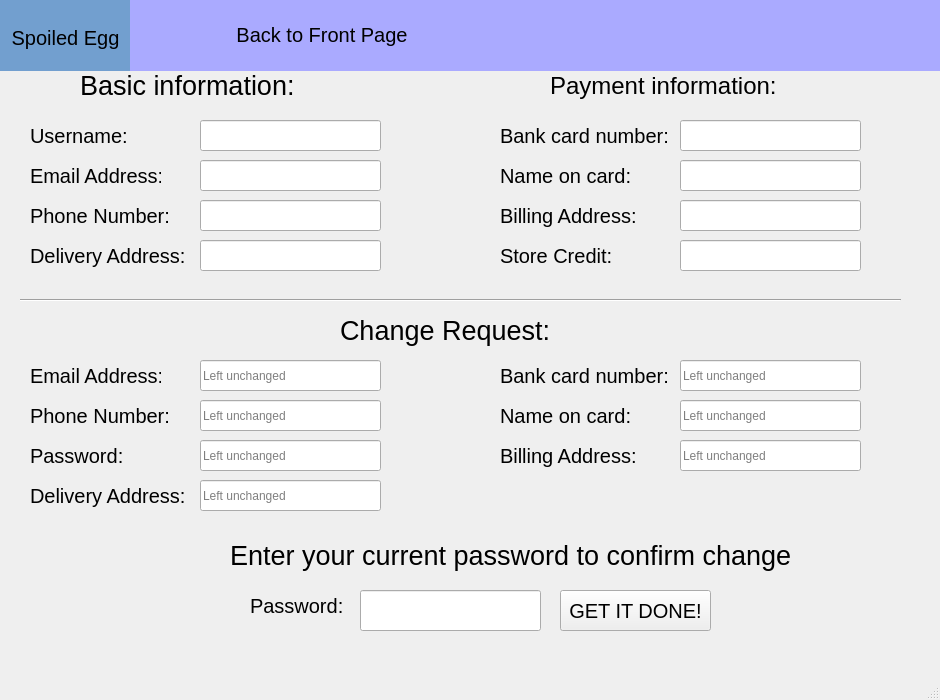
<?xml version="1.0" encoding="UTF-8"?>
<ui version="4.0">
 <class>MainWindow</class>
 <widget class="QMainWindow" name="MainWindow">
  <property name="geometry">
   <rect>
    <x>0</x>
    <y>0</y>
    <width>940</width>
    <height>700</height>
   </rect>
  </property>
  <property name="windowTitle">
   <string>MainWindow</string>
  </property>
  <widget class="QWidget" name="centralwidget">
   <widget class="QWidget" name="MenuBarWidget" native="true">
    <property name="geometry">
     <rect>
      <x>0</x>
      <y>0</y>
      <width>940</width>
      <height>71</height>
     </rect>
    </property>
    <property name="sizePolicy">
     <sizepolicy hsizetype="Preferred" vsizetype="Preferred">
      <horstretch>0</horstretch>
      <verstretch>0</verstretch>
     </sizepolicy>
    </property>
    <property name="minimumSize">
     <size>
      <width>0</width>
      <height>0</height>
     </size>
    </property>
    <property name="baseSize">
     <size>
      <width>0</width>
      <height>0</height>
     </size>
    </property>
    <property name="styleSheet">
     <string notr="true">QWidget{
background-color: rgb(170, 170, 255);
}</string>
    </property>
    <widget class="QLabel" name="CompanyLogo_2">
     <property name="geometry">
      <rect>
       <x>0</x>
       <y>0</y>
       <width>131</width>
       <height>75</height>
      </rect>
     </property>
     <property name="font">
      <font>
       <pointsize>15</pointsize>
      </font>
     </property>
     <property name="layoutDirection">
      <enum>Qt::LeftToRight</enum>
     </property>
     <property name="styleSheet">
      <string notr="true">background-color: rgb(114, 159, 207);</string>
     </property>
     <property name="text">
      <string>Spoiled Egg</string>
     </property>
     <property name="textFormat">
      <enum>Qt::AutoText</enum>
     </property>
     <property name="alignment">
      <set>Qt::AlignCenter</set>
     </property>
    </widget>
    <widget class="QWidget" name="horizontalLayoutWidget_4">
     <property name="geometry">
      <rect>
       <x>130</x>
       <y>0</y>
       <width>781</width>
       <height>71</height>
      </rect>
     </property>
     <layout class="QHBoxLayout" name="MenuBar_2">
      <property name="spacing">
       <number>14</number>
      </property>
      <item>
       <widget class="QPushButton" name="FrontpageBtn">
        <property name="font">
         <font>
          <pointsize>15</pointsize>
         </font>
        </property>
        <property name="styleSheet">
         <string notr="true">QPushButton{
background-color: rgb(170, 170, 255);
border:none;
	color: rgb(0, 0, 0);
}

QPushButton::hover{
color: rgb(250, 207, 125);
}</string>
        </property>
        <property name="text">
         <string>Back to Front Page</string>
        </property>
       </widget>
      </item>
      <item>
       <widget class="QPushButton" name="PurHisBtn">
        <property name="font">
         <font>
          <pointsize>15</pointsize>
         </font>
        </property>
        <property name="styleSheet">
         <string notr="true">QPushButton{
background-color: rgb(170, 170, 255);
border:none;
color: rgb(0, 0, 0);
}

QPushButton::hover{
color: rgb(250, 207, 125);
}</string>
        </property>
        <property name="text">
         <string/>
        </property>
       </widget>
      </item>
     </layout>
    </widget>
   </widget>
   <widget class="QLabel" name="label">
    <property name="geometry">
     <rect>
      <x>30</x>
      <y>120</y>
      <width>101</width>
      <height>31</height>
     </rect>
    </property>
    <property name="font">
     <font>
      <pointsize>15</pointsize>
     </font>
    </property>
    <property name="text">
     <string>Username:</string>
    </property>
   </widget>
   <widget class="QLabel" name="label_2">
    <property name="geometry">
     <rect>
      <x>30</x>
      <y>160</y>
      <width>131</width>
      <height>31</height>
     </rect>
    </property>
    <property name="font">
     <font>
      <pointsize>15</pointsize>
     </font>
    </property>
    <property name="text">
     <string>Email Address:</string>
    </property>
   </widget>
   <widget class="QLabel" name="label_3">
    <property name="geometry">
     <rect>
      <x>30</x>
      <y>200</y>
      <width>141</width>
      <height>31</height>
     </rect>
    </property>
    <property name="font">
     <font>
      <pointsize>15</pointsize>
     </font>
    </property>
    <property name="text">
     <string>Phone Number:</string>
    </property>
   </widget>
   <widget class="QLabel" name="label_4">
    <property name="geometry">
     <rect>
      <x>80</x>
      <y>70</y>
      <width>231</width>
      <height>31</height>
     </rect>
    </property>
    <property name="font">
     <font>
      <pointsize>20</pointsize>
     </font>
    </property>
    <property name="text">
     <string>Basic information:</string>
    </property>
   </widget>
   <widget class="QLabel" name="label_5">
    <property name="geometry">
     <rect>
      <x>500</x>
      <y>120</y>
      <width>201</width>
      <height>31</height>
     </rect>
    </property>
    <property name="font">
     <font>
      <pointsize>15</pointsize>
     </font>
    </property>
    <property name="text">
     <string>Bank card number:</string>
    </property>
   </widget>
   <widget class="QLabel" name="label_19">
    <property name="geometry">
     <rect>
      <x>500</x>
      <y>200</y>
      <width>151</width>
      <height>31</height>
     </rect>
    </property>
    <property name="font">
     <font>
      <pointsize>15</pointsize>
     </font>
    </property>
    <property name="text">
     <string>Billing Address:</string>
    </property>
   </widget>
   <widget class="QLabel" name="label_7">
    <property name="geometry">
     <rect>
      <x>550</x>
      <y>70</y>
      <width>251</width>
      <height>31</height>
     </rect>
    </property>
    <property name="font">
     <font>
      <pointsize>18</pointsize>
     </font>
    </property>
    <property name="text">
     <string>Payment information:</string>
    </property>
   </widget>
   <widget class="QLabel" name="label_6">
    <property name="geometry">
     <rect>
      <x>500</x>
      <y>160</y>
      <width>131</width>
      <height>31</height>
     </rect>
    </property>
    <property name="font">
     <font>
      <pointsize>15</pointsize>
     </font>
    </property>
    <property name="text">
     <string>Name on card:</string>
    </property>
   </widget>
   <widget class="Line" name="line">
    <property name="geometry">
     <rect>
      <x>20</x>
      <y>290</y>
      <width>881</width>
      <height>20</height>
     </rect>
    </property>
    <property name="sizePolicy">
     <sizepolicy hsizetype="Minimum" vsizetype="Fixed">
      <horstretch>0</horstretch>
      <verstretch>0</verstretch>
     </sizepolicy>
    </property>
    <property name="minimumSize">
     <size>
      <width>881</width>
      <height>0</height>
     </size>
    </property>
    <property name="font">
     <font>
      <pointsize>10</pointsize>
     </font>
    </property>
    <property name="orientation">
     <enum>Qt::Horizontal</enum>
    </property>
   </widget>
   <widget class="QLabel" name="label_9">
    <property name="geometry">
     <rect>
      <x>340</x>
      <y>310</y>
      <width>221</width>
      <height>41</height>
     </rect>
    </property>
    <property name="font">
     <font>
      <pointsize>20</pointsize>
     </font>
    </property>
    <property name="text">
     <string>Change Request:</string>
    </property>
   </widget>
   <widget class="QLabel" name="label_10">
    <property name="geometry">
     <rect>
      <x>30</x>
      <y>400</y>
      <width>141</width>
      <height>31</height>
     </rect>
    </property>
    <property name="font">
     <font>
      <pointsize>15</pointsize>
     </font>
    </property>
    <property name="text">
     <string>Phone Number:</string>
    </property>
   </widget>
   <widget class="QLabel" name="label_11">
    <property name="geometry">
     <rect>
      <x>30</x>
      <y>360</y>
      <width>131</width>
      <height>31</height>
     </rect>
    </property>
    <property name="font">
     <font>
      <pointsize>15</pointsize>
     </font>
    </property>
    <property name="text">
     <string>Email Address:</string>
    </property>
   </widget>
   <widget class="QLabel" name="label_12">
    <property name="geometry">
     <rect>
      <x>500</x>
      <y>440</y>
      <width>151</width>
      <height>31</height>
     </rect>
    </property>
    <property name="font">
     <font>
      <pointsize>15</pointsize>
     </font>
    </property>
    <property name="text">
     <string>Billing Address:</string>
    </property>
   </widget>
   <widget class="QLabel" name="label_13">
    <property name="geometry">
     <rect>
      <x>500</x>
      <y>400</y>
      <width>131</width>
      <height>31</height>
     </rect>
    </property>
    <property name="font">
     <font>
      <pointsize>15</pointsize>
     </font>
    </property>
    <property name="text">
     <string>Name on card:</string>
    </property>
   </widget>
   <widget class="QLabel" name="label_14">
    <property name="geometry">
     <rect>
      <x>500</x>
      <y>360</y>
      <width>201</width>
      <height>31</height>
     </rect>
    </property>
    <property name="font">
     <font>
      <pointsize>15</pointsize>
     </font>
    </property>
    <property name="text">
     <string>Bank card number:</string>
    </property>
   </widget>
   <widget class="QLabel" name="label_15">
    <property name="geometry">
     <rect>
      <x>80</x>
      <y>520</y>
      <width>781</width>
      <height>71</height>
     </rect>
    </property>
    <property name="font">
     <font>
      <pointsize>20</pointsize>
     </font>
    </property>
    <property name="text">
     <string>                    Enter your current password to confirm change</string>
    </property>
   </widget>
   <widget class="QPushButton" name="GETITDONE">
    <property name="geometry">
     <rect>
      <x>560</x>
      <y>590</y>
      <width>151</width>
      <height>41</height>
     </rect>
    </property>
    <property name="font">
     <font>
      <pointsize>15</pointsize>
     </font>
    </property>
    <property name="text">
     <string>GET IT DONE!</string>
    </property>
   </widget>
   <widget class="QLabel" name="label_16">
    <property name="geometry">
     <rect>
      <x>250</x>
      <y>590</y>
      <width>101</width>
      <height>31</height>
     </rect>
    </property>
    <property name="font">
     <font>
      <pointsize>15</pointsize>
     </font>
    </property>
    <property name="text">
     <string>Password:</string>
    </property>
   </widget>
   <widget class="QLabel" name="label_18">
    <property name="geometry">
     <rect>
      <x>30</x>
      <y>440</y>
      <width>141</width>
      <height>31</height>
     </rect>
    </property>
    <property name="font">
     <font>
      <pointsize>15</pointsize>
     </font>
    </property>
    <property name="text">
     <string>Password:</string>
    </property>
   </widget>
   <widget class="QLabel" name="label_8">
    <property name="geometry">
     <rect>
      <x>30</x>
      <y>240</y>
      <width>181</width>
      <height>31</height>
     </rect>
    </property>
    <property name="font">
     <font>
      <pointsize>15</pointsize>
     </font>
    </property>
    <property name="text">
     <string>Delivery Address:</string>
    </property>
   </widget>
   <widget class="QLabel" name="label_20">
    <property name="geometry">
     <rect>
      <x>500</x>
      <y>240</y>
      <width>141</width>
      <height>31</height>
     </rect>
    </property>
    <property name="font">
     <font>
      <pointsize>15</pointsize>
     </font>
    </property>
    <property name="text">
     <string>Store Credit:</string>
    </property>
   </widget>
   <widget class="QLabel" name="label_17">
    <property name="geometry">
     <rect>
      <x>30</x>
      <y>480</y>
      <width>181</width>
      <height>31</height>
     </rect>
    </property>
    <property name="font">
     <font>
      <pointsize>15</pointsize>
     </font>
    </property>
    <property name="text">
     <string>Delivery Address:</string>
    </property>
   </widget>
   <widget class="QLineEdit" name="AddressLineEdit">
    <property name="geometry">
     <rect>
      <x>200</x>
      <y>240</y>
      <width>181</width>
      <height>31</height>
     </rect>
    </property>
    <property name="readOnly">
     <bool>true</bool>
    </property>
   </widget>
   <widget class="QLineEdit" name="PhoneLineEdit">
    <property name="geometry">
     <rect>
      <x>200</x>
      <y>200</y>
      <width>181</width>
      <height>31</height>
     </rect>
    </property>
    <property name="readOnly">
     <bool>true</bool>
    </property>
   </widget>
   <widget class="QLineEdit" name="EmailLineEdit">
    <property name="geometry">
     <rect>
      <x>200</x>
      <y>160</y>
      <width>181</width>
      <height>31</height>
     </rect>
    </property>
    <property name="readOnly">
     <bool>true</bool>
    </property>
   </widget>
   <widget class="QLineEdit" name="UsernameLineEdit">
    <property name="geometry">
     <rect>
      <x>200</x>
      <y>120</y>
      <width>181</width>
      <height>31</height>
     </rect>
    </property>
    <property name="readOnly">
     <bool>true</bool>
    </property>
   </widget>
   <widget class="QLineEdit" name="StoreCreditLineEdit">
    <property name="geometry">
     <rect>
      <x>680</x>
      <y>240</y>
      <width>181</width>
      <height>31</height>
     </rect>
    </property>
    <property name="readOnly">
     <bool>true</bool>
    </property>
   </widget>
   <widget class="QLineEdit" name="BankCardLineEdit">
    <property name="geometry">
     <rect>
      <x>680</x>
      <y>120</y>
      <width>181</width>
      <height>31</height>
     </rect>
    </property>
    <property name="readOnly">
     <bool>true</bool>
    </property>
   </widget>
   <widget class="QLineEdit" name="BankNameLineEdit">
    <property name="geometry">
     <rect>
      <x>680</x>
      <y>160</y>
      <width>181</width>
      <height>31</height>
     </rect>
    </property>
    <property name="readOnly">
     <bool>true</bool>
    </property>
   </widget>
   <widget class="QLineEdit" name="BillAddressLineEdit">
    <property name="geometry">
     <rect>
      <x>680</x>
      <y>200</y>
      <width>181</width>
      <height>31</height>
     </rect>
    </property>
    <property name="readOnly">
     <bool>true</bool>
    </property>
   </widget>
   <widget class="QLineEdit" name="NewAddressLineEdit">
    <property name="geometry">
     <rect>
      <x>200</x>
      <y>480</y>
      <width>181</width>
      <height>31</height>
     </rect>
    </property>
    <property name="readOnly">
     <bool>false</bool>
    </property>
    <property name="placeholderText">
     <string>Left unchanged</string>
    </property>
   </widget>
   <widget class="QLineEdit" name="NewEmailLineEdit">
    <property name="geometry">
     <rect>
      <x>200</x>
      <y>360</y>
      <width>181</width>
      <height>31</height>
     </rect>
    </property>
    <property name="readOnly">
     <bool>false</bool>
    </property>
    <property name="placeholderText">
     <string>Left unchanged</string>
    </property>
   </widget>
   <widget class="QLineEdit" name="NewPhoneLineEdit">
    <property name="geometry">
     <rect>
      <x>200</x>
      <y>400</y>
      <width>181</width>
      <height>31</height>
     </rect>
    </property>
    <property name="readOnly">
     <bool>false</bool>
    </property>
    <property name="placeholderText">
     <string>Left unchanged</string>
    </property>
   </widget>
   <widget class="QLineEdit" name="NewPasswordLineEdit">
    <property name="geometry">
     <rect>
      <x>200</x>
      <y>440</y>
      <width>181</width>
      <height>31</height>
     </rect>
    </property>
    <property name="readOnly">
     <bool>false</bool>
    </property>
    <property name="placeholderText">
     <string>Left unchanged</string>
    </property>
   </widget>
   <widget class="QLineEdit" name="NewBankNameLineEdit">
    <property name="geometry">
     <rect>
      <x>680</x>
      <y>400</y>
      <width>181</width>
      <height>31</height>
     </rect>
    </property>
    <property name="readOnly">
     <bool>false</bool>
    </property>
    <property name="placeholderText">
     <string>Left unchanged</string>
    </property>
   </widget>
   <widget class="QLineEdit" name="NewBillAddressLineEdit">
    <property name="geometry">
     <rect>
      <x>680</x>
      <y>440</y>
      <width>181</width>
      <height>31</height>
     </rect>
    </property>
    <property name="readOnly">
     <bool>false</bool>
    </property>
    <property name="placeholderText">
     <string>Left unchanged</string>
    </property>
   </widget>
   <widget class="QLineEdit" name="NewBankCardLineEdit">
    <property name="geometry">
     <rect>
      <x>680</x>
      <y>360</y>
      <width>181</width>
      <height>31</height>
     </rect>
    </property>
    <property name="readOnly">
     <bool>false</bool>
    </property>
    <property name="placeholderText">
     <string>Left unchanged</string>
    </property>
   </widget>
   <widget class="QLineEdit" name="ConfirmPass">
    <property name="geometry">
     <rect>
      <x>360</x>
      <y>590</y>
      <width>181</width>
      <height>41</height>
     </rect>
    </property>
    <property name="readOnly">
     <bool>false</bool>
    </property>
   </widget>
  </widget>
  <widget class="QStatusBar" name="statusbar"/>
 </widget>
 <resources/>
 <connections/>
</ui>
